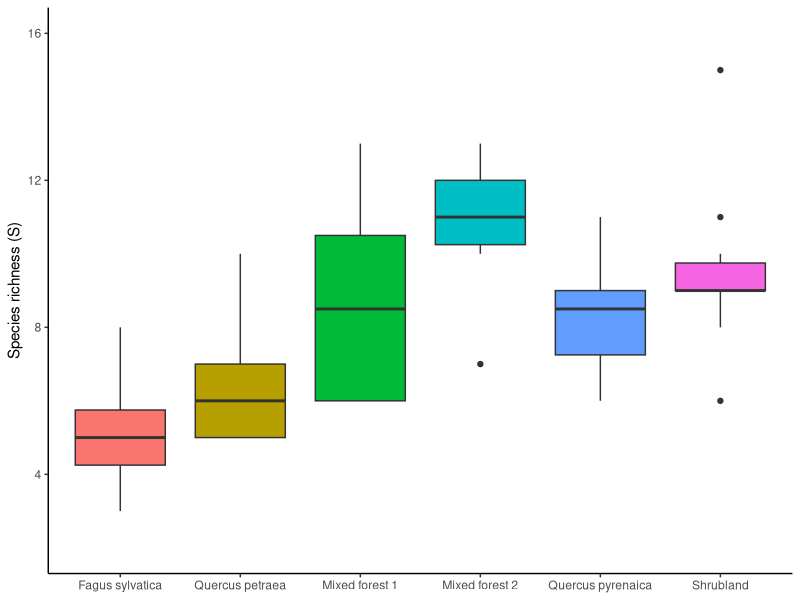

Generate this figure with R:

library(tidyverse)
library(readxl)

setwd('C:/Users/user/OneDrive/TESIS Y PUBLICACIONES/COTTBUS/montejo/niche_occupancy')

# abundances
abundances <- read_excel("data.xlsx", sheet = "abundances")
str(abundances)
colnames(abundances)[colnames(abundances)=='bosque'] <- 'forest'
abundances$forest <- as.factor(abundances$forest)
levels(abundances$forest) <- c('Fagus sylvatica','Shrubland','Mixed forest 2','Quercus pyrenaica','Mixed forest 1','Quercus petraea')
abundances$forest <- factor(abundances$forest, levels=c("Fagus sylvatica","Quercus petraea","Mixed forest 1","Mixed forest 2","Quercus pyrenaica","Shrubland"))

# species vector
species <- colnames(abundances)[3:dim(abundances)[2]]

# presence/absence
presences <- abundances
presences[,species][presences[,species]>0] <- 1


# species richness plot
spp_richness <- presences
spp_richness$richness <- rowSums(spp_richness[,species])
spp_richness <- spp_richness[,c('forest','plot','richness')]
ggplot(aes(y=richness, x=forest, fill=forest), data=spp_richness) +
  geom_boxplot() + theme_classic() + ylim(2,16) +
  labs(y='Species richness (S)', x=NULL) +
  theme(legend.position = "none")


# traits
traits <- read_excel("data.xlsx", sheet = "traits")
str(traits)
colnames(traits)[colnames(traits)=='especie'] <- 'species'
colnames(traits)[colnames(traits)=='bosque'] <- 'forest'

traits$forest <- as.factor(traits$forest)
levels(traits$forest) <- c('Fagus sylvatica','Shrubland','Mixed forest 2','Quercus pyrenaica','Mixed forest 1','Quercus petraea')
traits$HubVal <- as.numeric(traits$HubVal)
traits$Thickness <- as.numeric(traits$Thickness)

# import species codes
spp_code <- read_excel("data.xlsx", sheet = "sppcode")
colnames(spp_code) <- c('code','species')
traits <- merge(spp_code, traits, by='species', all.y=T)

# NA explore
colSums(is.na(traits)) # miro si hay NAs

# check there is trait data for all species in abundance table
table(species %in% traits$code)
# delete malus
traits <- traits %>% subset(species != 'Malus sp.')

# impute average value of species and site for HubVal and Thickness
for (tr in c('Thickness','HubVal')) {
  for (sp in unique(traits$code)) {
    for (bq in unique(traits$forest)) {
      mn <- traits[traits$code==sp & traits$forest==bq,]
      if (dim(mn)[1] != 0) {
        traits[traits$code==sp & traits$forest==bq,tr][is.na(traits[traits$code==sp & traits$forest==bq ,tr])] <- mean(mn[,tr], na.rm=T)
      }
    }
  }
}

# traits to analyse
trait.ana <- c('LDMC', 'SLA', 'd13C', 'C.N', 'HubVal', 'SDMC', 'SRA', 'Rdi')


# clean dataset
traits <- traits[,c('species','code','forest',trait.ana)]


rm(mn, spp_code, bq, sp, tr)
